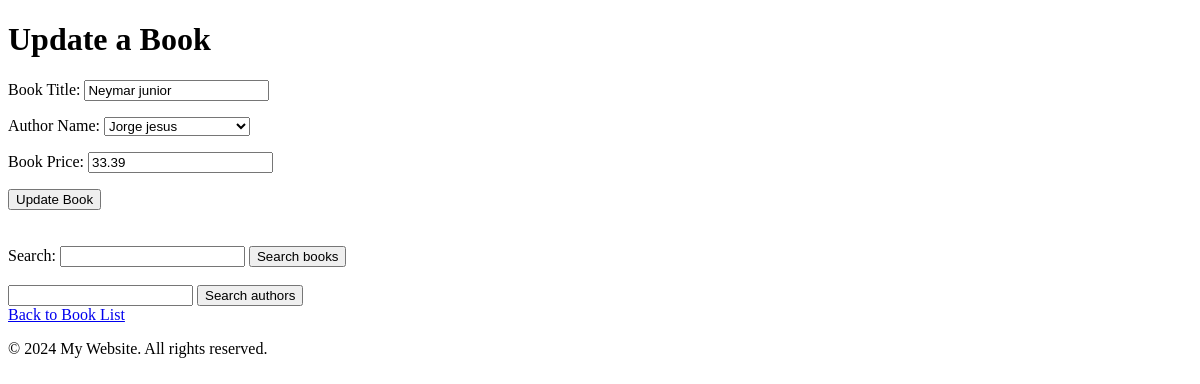
Before: /update_book/3 with the older database file.
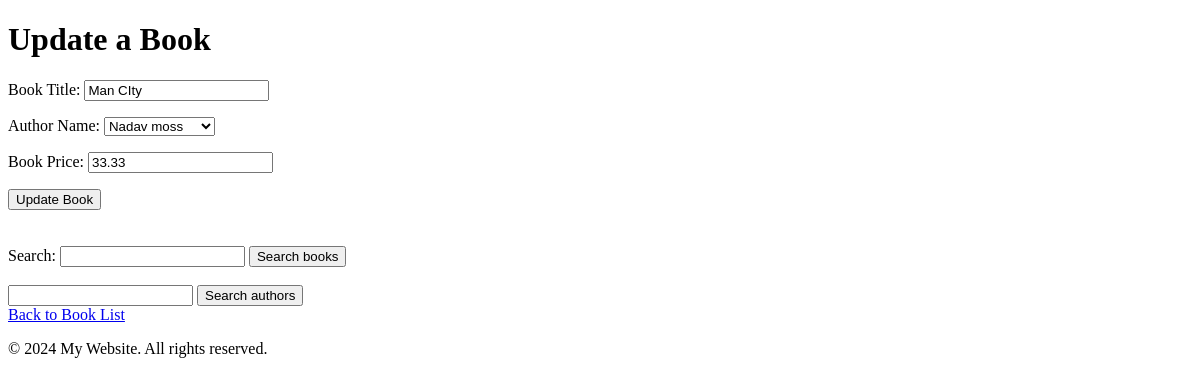
After: the same page with the newer database file.
### myapp/models.py (models this page shows, shortened)
class Book(SearchableModel, models.Model):
    title = models.CharField(max_length=200, blank=False, null=False)
    content = models.TextField(blank=True, null=True)
    author = models.ForeignKey(Author, on_delete=models.CASCADE)
    price = models.DecimalField(
        max_digits=1000,
        decimal_places=2,
        validators=[MinValueValidator(Decimal('0.00'))], default=33.33
    )

### myapp/views.py (the view, shortened to what this page needs)
# urls.py: path('update_book/<int:id>', BookUpdateView.as_view(), name='update_book'),
class BookUpdateView(UpdateView):
    form_class = BookForm
    queryset = Book.objects.all()
    template_name = 'myapp/add_book.html'
    success_url = reverse_lazy('myapp:book_list')
    def get_initial(self):
        initial = super().get_initial()
        book = self.get_object()
        initial['title'] = book.title
        initial['author'] = book.author
        initial['price'] = book.price
        return initial
    def get(self, request, *args, **kwargs):
        form = self.get_form()
        return self.render_to_response({'form': form, 'mode': 'Update'})
    def get_object(self, **kwargs):
        id_ = self.kwargs.get("id")
        return get_object_or_404(Book, id=id_)

### myapp/forms.py (shortened to what this page needs)
class BookForm(forms.ModelForm):
    title = forms.CharField(max_length=100, min_length=3,
                            label='Book Title',
                            widget=forms.TextInput(attrs={
                                'placeholder': 'book title here...'})
                            )
    price = forms.DecimalField(
        validators=[MinValueValidator(Decimal('10.00'))],
        label='Book Price',initial=10.00
    )
    class Meta:
        model = Book
        fields = ['title', 'author', 'price']
        labels = {
            'author': 'Author Name',
        }

### authors/models.py (called while the page is built)
    def __str__(self):
        return self.name

### myapp/templates/myapp/add_book.html (shortened to what this page needs)
{% extends 'base.html' %}
{% block content %}
<h1>{{mode}} a Book</h1>
<form method="POST">
    {{form.as_p}}
    <button type="submit" value="save">{{mode}} Book</button>
</form>
<br>
<br>
<form method="GET" action="{% url 'search_view' model='book' app='myapp' %}">
    <label for="search_query">Search:</label>
    <input type="text" name="query" id="search_query">
    <button type="submit">Search books</button>
</form>
<br>
<form method="GET" action="{% url 'search_view' model='author' app='authors'  %}">
    <input type="text" name="query" id="search_query2">
    <button type="submit">Search authors</button>
</form>
<a href="{% url 'myapp:book_list' %}">Back to Book List</a>
{% endblock %}

Changed rows visible on the page:
changed Book: title "Neymar junior" → "Man CIty"; author "Jorge jesus" → "Nadav moss"; price "33.39" → "33.33"
